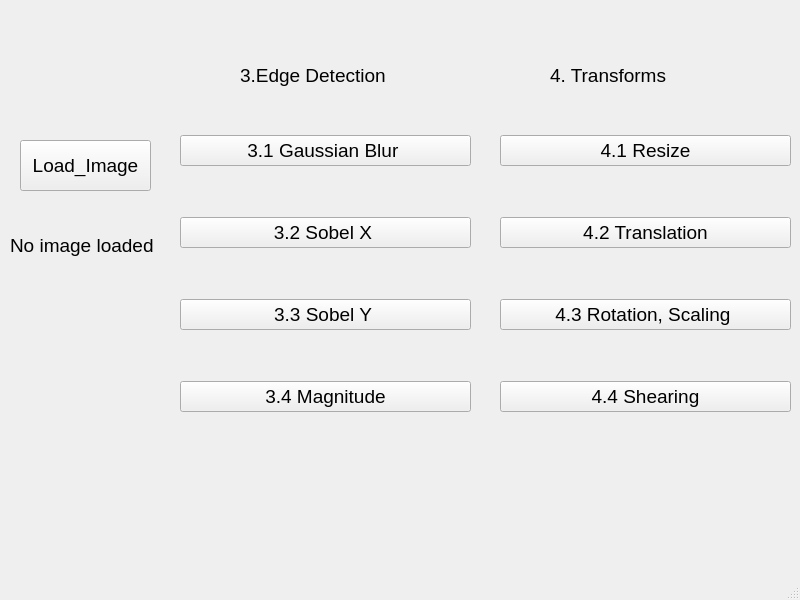
<?xml version="1.0" encoding="UTF-8"?>
<ui version="4.0">
 <class>MainWindow</class>
 <widget class="QMainWindow" name="MainWindow">
  <property name="geometry">
   <rect>
    <x>0</x>
    <y>0</y>
    <width>800</width>
    <height>600</height>
   </rect>
  </property>
  <property name="font">
   <font>
    <family>Arial</family>
    <pointsize>14</pointsize>
   </font>
  </property>
  <property name="windowTitle">
   <string>2022 Opencvdl Hw1</string>
  </property>
  <property name="layoutDirection">
   <enum>Qt::LeftToRight</enum>
  </property>
  <widget class="QWidget" name="centralwidget">
   <widget class="QPushButton" name="LoadButton">
    <property name="geometry">
     <rect>
      <x>20</x>
      <y>140</y>
      <width>131</width>
      <height>51</height>
     </rect>
    </property>
    <property name="font">
     <font>
      <family>Arial</family>
      <pointsize>14</pointsize>
     </font>
    </property>
    <property name="text">
     <string>Load_Image</string>
    </property>
   </widget>
   <widget class="QWidget" name="verticalLayoutWidget">
    <property name="geometry">
     <rect>
      <x>180</x>
      <y>90</y>
      <width>291</width>
      <height>371</height>
     </rect>
    </property>
    <layout class="QVBoxLayout">
     <property name="leftMargin">
      <number>0</number>
     </property>
     <property name="bottomMargin">
      <number>0</number>
     </property>
     <item>
      <widget class="QPushButton" name="GaussianButton">
       <property name="font">
        <font>
         <family>Arial</family>
         <pointsize>14</pointsize>
        </font>
       </property>
       <property name="text">
        <string>3.1 Gaussian Blur </string>
       </property>
      </widget>
     </item>
     <item>
      <widget class="QPushButton" name="SobelXButton">
       <property name="font">
        <font>
         <family>Arial</family>
         <pointsize>14</pointsize>
        </font>
       </property>
       <property name="text">
        <string>3.2 Sobel X </string>
       </property>
      </widget>
     </item>
     <item>
      <widget class="QPushButton" name="SobelYButton">
       <property name="font">
        <font>
         <family>Arial</family>
         <pointsize>14</pointsize>
        </font>
       </property>
       <property name="text">
        <string>3.3 Sobel Y </string>
       </property>
      </widget>
     </item>
     <item>
      <widget class="QPushButton" name="MagnitudeButton">
       <property name="font">
        <font>
         <family>Arial</family>
         <pointsize>14</pointsize>
        </font>
       </property>
       <property name="text">
        <string>3.4 Magnitude</string>
       </property>
      </widget>
     </item>
    </layout>
   </widget>
   <widget class="QWidget" name="verticalLayoutWidget_2">
    <property name="geometry">
     <rect>
      <x>500</x>
      <y>90</y>
      <width>291</width>
      <height>371</height>
     </rect>
    </property>
    <layout class="QVBoxLayout" name="_2">
     <item>
      <widget class="QPushButton" name="ResizeButton">
       <property name="font">
        <font>
         <family>Arial</family>
         <pointsize>14</pointsize>
        </font>
       </property>
       <property name="text">
        <string> 4.1 Resize </string>
       </property>
      </widget>
     </item>
     <item>
      <widget class="QPushButton" name="TranslationButton">
       <property name="font">
        <font>
         <family>Arial</family>
         <pointsize>14</pointsize>
        </font>
       </property>
       <property name="text">
        <string>4.2 Translation</string>
       </property>
      </widget>
     </item>
     <item>
      <widget class="QPushButton" name="RotationButton">
       <property name="font">
        <font>
         <family>Arial</family>
         <pointsize>14</pointsize>
        </font>
       </property>
       <property name="text">
        <string>4.3 Rotation, Scaling </string>
       </property>
      </widget>
     </item>
     <item>
      <widget class="QPushButton" name="ShearingButton">
       <property name="font">
        <font>
         <family>Arial</family>
         <pointsize>14</pointsize>
        </font>
       </property>
       <property name="text">
        <string>4.4 Shearing</string>
       </property>
      </widget>
     </item>
    </layout>
   </widget>
   <widget class="QLabel" name="label1">
    <property name="geometry">
     <rect>
      <x>240</x>
      <y>60</y>
      <width>191</width>
      <height>31</height>
     </rect>
    </property>
    <property name="font">
     <font>
      <family>Arial</family>
      <pointsize>14</pointsize>
     </font>
    </property>
    <property name="text">
     <string>3.Edge Detection  </string>
    </property>
    <property name="textFormat">
     <enum>Qt::AutoText</enum>
    </property>
   </widget>
   <widget class="QLabel" name="label2">
    <property name="geometry">
     <rect>
      <x>550</x>
      <y>60</y>
      <width>191</width>
      <height>31</height>
     </rect>
    </property>
    <property name="font">
     <font>
      <family>Arial</family>
      <pointsize>14</pointsize>
     </font>
    </property>
    <property name="text">
     <string>4. Transforms </string>
    </property>
    <property name="textFormat">
     <enum>Qt::AutoText</enum>
    </property>
   </widget>
   <widget class="QLabel" name="show_file_name1">
    <property name="geometry">
     <rect>
      <x>10</x>
      <y>220</y>
      <width>161</width>
      <height>51</height>
     </rect>
    </property>
    <property name="text">
     <string>No image loaded</string>
    </property>
   </widget>
  </widget>
  <widget class="QMenuBar" name="menubar">
   <property name="geometry">
    <rect>
     <x>0</x>
     <y>0</y>
     <width>800</width>
     <height>21</height>
    </rect>
   </property>
  </widget>
  <widget class="QStatusBar" name="statusbar"/>
 </widget>
 <resources/>
 <connections/>
</ui>
